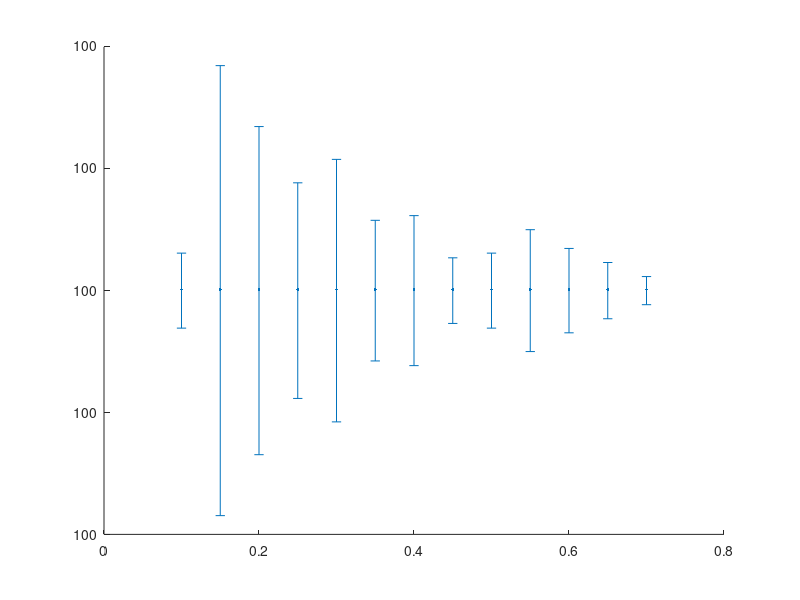

The MATLAB source for this figure: (Note: this script raises an error after producing the figure.)
%% Figure.
load('Eguv_fluxes.mat');
load('pcLactis_Model.mat');
model = pcLactis_Model;

mu = fluxes_simulated(strcmp(model.rxns,'R_biomass_dilution'),:);
glc = -fluxes_simulated(strcmp(model.rxns,'R_M_EX_glc__D_e'),:);
mu_list = mu(1,1:2:end);
low_glc_list = glc(1,1:2:end);
high_glc_list = glc(1,2:2:end);
aver_glc_list = (low_glc_list + high_glc_list)/2;
rel_aver_list = 100 * ones(length(aver_glc_list),1);
rel_err_list = 100 * (high_glc_list - low_glc_list)/2 ./ aver_glc_list;

% Relative values
figure('Name','1');
errorbar(mu_list,rel_aver_list,rel_err_list,'.','LineWidth',1);

set(gca,'FontSize',6,'FontName','Helvetica');
xlabel('Growth rate (/h)','FontSize',8,'FontName','Helvetica');
ylabel('Relative q_s (%)','FontSize',8,'FontName','Helvetica');

ylim([99.9,100.1]);

set(gcf,'position',[0 300 230 130]);
set(gca,'position',[0.27 0.29 0.68 0.66]);

% Absolute values
figure('Name','2');
hold on;
box on;
plot(mu_list,aver_glc_list,'o','LineWidth',1);
set(gca,'FontSize',6,'FontName','Helvetica');
xlabel('Growth rate (/h)','FontSize',8,'FontName','Helvetica');
ylabel(['Absolute q_s',char(13,10)','(mmol/gCDW/h)'],'FontSize',8,'FontName','Helvetica');

set(gcf,'position',[0 0 230 130]);
set(gca,'position',[0.27 0.29 0.68 0.66]);

clear;